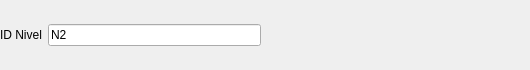
         <widget class="QWidget" name="tab_settings">
          <attribute name="title">
           <string>Настройки</string>
          </attribute>
          <widget class="QWidget" name="gridLayoutWidget_4">
           <property name="geometry">
            <rect>
             <x>0</x>
             <y>10</y>
             <width>521</width>
             <height>51</height>
            </rect>
           </property>
           <layout class="QGridLayout" name="gridLayout_12">
            <item row="0" column="0">
             <layout class="QHBoxLayout" name="horizontalLayout_8">
              <item>
               <widget class="QLabel" name="label_27">
                <property name="text">
                 <string>ID Nivel</string>
                </property>
               </widget>
              </item>
              <item>
               <widget class="QLineEdit" name="lineEdit_id_nivel">
                <property name="text">
                 <string>N2</string>
                </property>
               </widget>
              </item>
             </layout>
            </item>
            <item row="0" column="1">
             <spacer name="horizontalSpacer">
              <property name="orientation">
               <enum>Qt::Orientation::Horizontal</enum>
              </property>
              <property name="sizeHint" stdset="0">
               <size>
                <width>40</width>
                <height>20</height>
               </size>
              </property>
             </spacer>
            </item>
           </layout>
          </widget>
         </widget>
